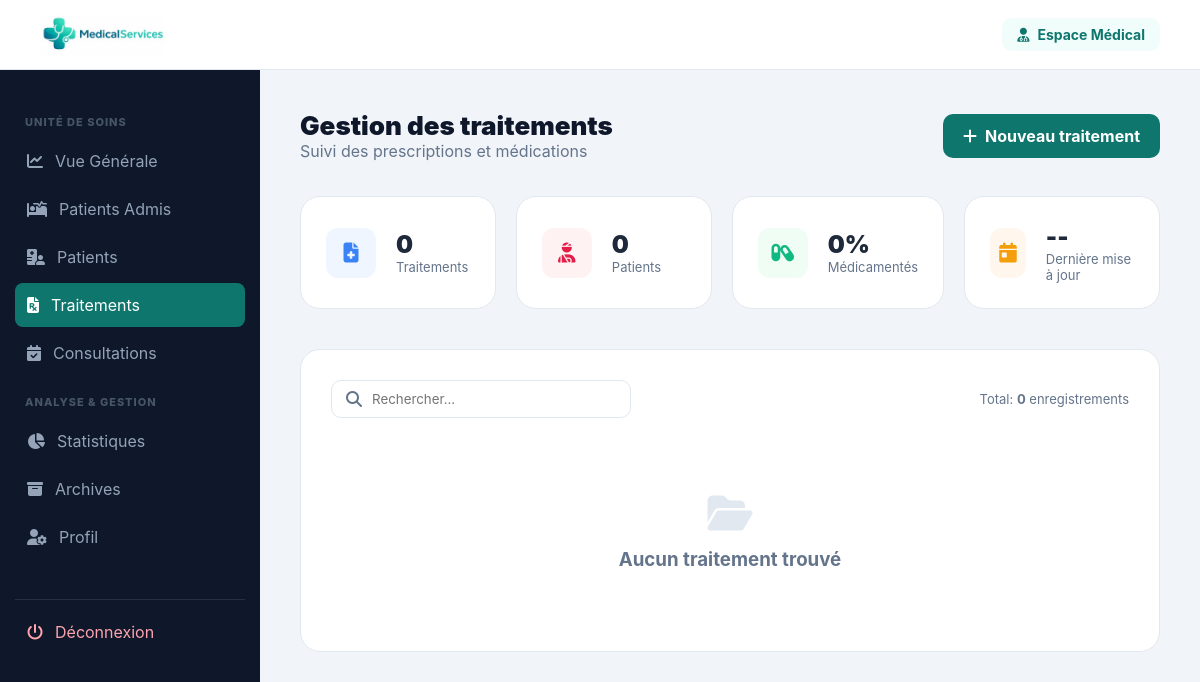
Page /traitement/list.php on the earlier database version.
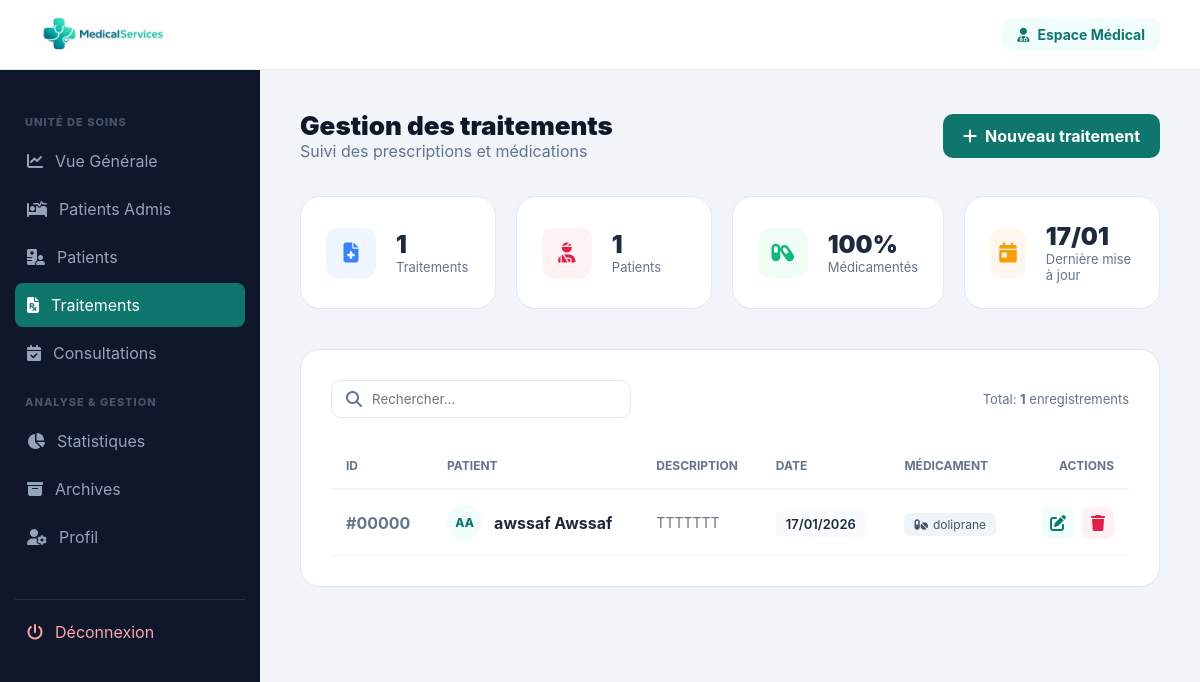
Same page on the later database version.
### tables this page shows
CREATE TABLE `traitements` (
  `id_traitement` int(11) NOT NULL,
  `id_patient` int(11) NOT NULL,
  `code_traitement` varchar(20) DEFAULT NULL,
  `description` text NOT NULL,
  `date_traitement` date NOT NULL,
  `medicament` varchar(255) DEFAULT NULL,
  `suivi` text DEFAULT NULL,
  `date_creation` datetime DEFAULT current_timestamp(),
  `date_modification` datetime DEFAULT current_timestamp() ON UPDATE current_timestamp()
);

CREATE TABLE `patients` (
  `id_patient` int(11) NOT NULL,
  `CIN` varchar(10) NOT NULL,
  `nom` varchar(50) NOT NULL,
  `prenom` varchar(50) NOT NULL,
  `date_naissance` date DEFAULT NULL,
  `sexe` varchar(255) DEFAULT NULL,
  `adresse` varchar(100) DEFAULT NULL,
  `telephone` varchar(20) DEFAULT NULL,
  `email` varchar(50) DEFAULT NULL,
  `groupe_sanguin` varchar(255) NOT NULL,
  `statut` varchar(255) NOT NULL DEFAULT 'stable',
  `allergies` text NOT NULL,
  `date_inscription` timestamp NOT NULL DEFAULT current_timestamp(),
  `id_medecin` int(11) NOT NULL
);

### traitement/list.php (the view, shortened to what the changed rows need)
<?php
require_once '../config/connexion.php';
$page = isset($_GET['page']) ? intval($_GET['page']) : 1;
$limit = 15;
$offset = ($page - 1) * $limit;
$stmt = $pdo->query("SELECT COUNT(*) as total FROM traitements");
$total_traitements = $stmt->fetch()['total'];
$stmt = $pdo->prepare("
    SELECT t.*, p.nom, p.prenom, p.CIN, p.telephone
    FROM traitements t
    JOIN patients p ON t.id_patient = p.id_patient
    ORDER BY t.date_traitement DESC, t.id_traitement DESC
    LIMIT ? OFFSET ?
");
$stmt->bindValue(1, $limit, PDO::PARAM_INT);
$stmt->bindValue(2, $offset, PDO::PARAM_INT);
$stmt->execute();
$traitements = $stmt->fetchAll();
$stats = $pdo->query("
    SELECT
        COUNT(*) as total,
        COUNT(DISTINCT id_patient) as patients,
        SUM(CASE WHEN medicament IS NOT NULL AND medicament != '' THEN 1 ELSE 0 END) as avec_medicament,
        MAX(date_traitement) as dernier_traitement
    FROM traitements
")->fetch();
?>
<!DOCTYPE html>
<html lang="fr">
<head>
    <link rel="stylesheet" href="https://cdnjs.cloudflare.com/ajax/libs/font-awesome/6.5.0/css/all.min.css">
</head>
<body>
<div class="container">
    <main class="main-content">
        <div class="page-header">
            <div class="page-title">
                <h1>Gestion des traitements</h1>
            </div>
        </div>
        <div class="stats-grid">
            <div class="stat-card">
                <div>
                    <h3 style="font-size: 24px; font-weight: 900;"><?= number_format($stats['total']) ?></h3>
                    <p style="color: var(--text-muted); font-size: 13px;">Traitements</p>
                </div>
            </div>
            <div class="stat-card">
                <div>
                    <h3 style="font-size: 24px; font-weight: 900;"><?= number_format($stats['patients']) ?></h3>
                    <p style="color: var(--text-muted); font-size: 13px;">Patients</p>
                </div>
            </div>
            <div class="stat-card">
                <div>
                    <h3 style="font-size: 24px; font-weight: 900;"><?= $stats['total'] > 0 ? round(($stats['avec_medicament'] / $stats['total']) * 100) : 0 ?>%</h3>
                    <p style="color: var(--text-muted); font-size: 13px;">Médicamentés</p>
                </div>
            </div>
            <div class="stat-card">
                <div>
                    <h3 style="font-size: 24px; font-weight: 900;"><?= $stats['dernier_traitement'] ? date('d/m', strtotime($stats['dernier_traitement'])) : '--' ?></h3>
                    <p style="color: var(--text-muted); font-size: 13px;">Dernière mise à jour</p>
                </div>
            </div>
        </div>
        <div class="table-container">
            <div class="table-toolbar">
                <div style="font-size: 13px; color: var(--text-muted);">
                    Total: <strong><?= number_format($total_traitements) ?></strong> enregistrements
                </div>
            </div>
            <?php if(count($traitements) > 0): ?>
                <table class="data-table" id="treatmentsTable">
                    <thead>
                        <tr>
                            <th>ID</th>
                            <th>Patient</th>
                            <th>Description</th>
                            <th>Date</th>
                            <th>Médicament</th>
                            <th style="text-align:right;">Actions</th>
                        </tr>
                    </thead>
                    <tbody>
                        <?php foreach($traitements as $t):
                            $initials = strtoupper(substr($t['nom'] ?? '', 0, 1) . substr($t['prenom'] ?? '', 0, 1));
                        ?>
                        <tr>
                            <td style="font-weight: 700; color: var(--text-muted);">#<?= str_pad($t['id_traitement'], 5, '0', STR_PAD_LEFT) ?></td>
                            <td>
                                <div class="patient-cell">
                                    <div class="patient-avatar"><?= $initials ?></div>
                                    <div class="patient-info">
                                        <div class="patient-name"><?= htmlspecialchars($t['nom'] . ' ' . $t['prenom']) ?></div>
                                    </div>
                                </div>
                            </td>
                            <td>
                                <div style="color: var(--text-muted); font-size: 14px; max-width: 250px;" title="<?= htmlspecialchars($t['description']) ?>">
                                    <?= htmlspecialchars(mb_strimwidth($t['description'], 0, 60, '...')) ?>
                                </div>
                            </td>
                            <td><span class="date-badge"><?= date('d/m/Y', strtotime($t['date_traitement'])) ?></span></td>
                            <td>
                                <?php if(!empty($t['medicament'])): ?>
                                    <span class="medicament-tag"><i class="fas fa-pills" style="margin-right: 5px;"></i><?= htmlspecialchars(mb_strimwidth($t['medicament'], 0, 25, '...')) ?></span>
                                <?php else: ?>
                                    <span class="no-medicament">Aucun</span>
                                <?php endif; ?>
                            </td>
                            <td>
                                <div class="action-buttons" style="justify-content: flex-end;">
                                    <a href="edit.php?id=<?= $t['id_traitement'] ?>" class="btn-action btn-edit" title="Modifier"><i class="fas fa-edit"></i></a>
                                    <a href="delete.php?id=<?= $t['id_traitement'] ?>" class="btn-action btn-delete" onclick="return confirmDelete(<?= $t['id_traitement'] ?>)" title="Supprimer"><i class="fas fa-trash"></i></a>
                                </div>
                            </td>
                        </tr>
                        <?php endforeach; ?>
                    </tbody>
                </table>
            <?php else: ?>
                <div style="text-align: center; padding: 50px;">
                    <i class="fas fa-folder-open" style="font-size: 40px; color: #e2e8f0; margin-bottom: 15px;"></i>
                    <h3 style="color: var(--text-muted);">Aucun traitement trouvé</h3>
                </div>
            <?php endif; ?>
        </div>
    </main>
</div>
</body>
</html>

Differences in the rows shown:
added traitements: id_traitement "00000", id_patient.prenom "AA", id_patient.prenom "awssaf Awssaf", description "TTTTTTT", date_traitement "17/01/2026", medicament "doliprane"
Other differences:
$stats['total']: "0" → "1"
$stats['patients']: "0" → "1"
date('d/m', strtotime($stats['dernier_traitement'])): (not shown) → "17/01"
$total_traitements: "0" → "1"
text no longer shown: "0 -- Aucun traitement trouvé"
text now shown: "100 ID PATIENT DESCRIPTION DATE MÉDICAMENT ACTIONS"
